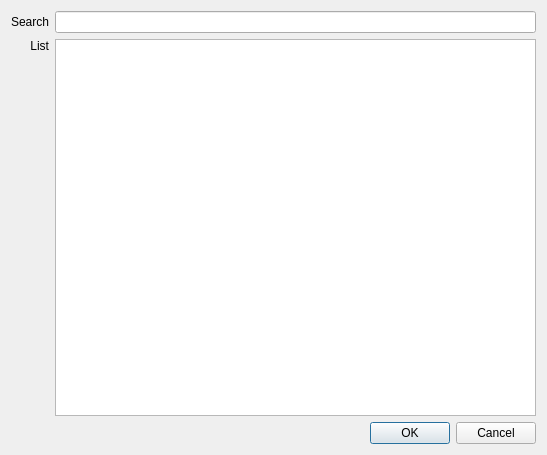
<?xml version="1.0" encoding="UTF-8"?>
<ui version="4.0">
 <class>ListDialogUi</class>
 <widget class="QDialog" name="ListDialogUi">
  <property name="geometry">
   <rect>
    <x>0</x>
    <y>0</y>
    <width>547</width>
    <height>455</height>
   </rect>
  </property>
  <property name="windowTitle">
   <string>List Dialog</string>
  </property>
  <layout class="QGridLayout" name="gridLayout">
   <item row="1" column="1">
    <widget class="QListWidget" name="ListWidget"/>
   </item>
   <item row="2" column="1">
    <widget class="QDialogButtonBox" name="ButtonBox">
     <property name="orientation">
      <enum>Qt::Horizontal</enum>
     </property>
     <property name="standardButtons">
      <set>QDialogButtonBox::Cancel|QDialogButtonBox::Ok</set>
     </property>
    </widget>
   </item>
   <item row="1" column="0">
    <widget class="QLabel" name="ListLabel">
     <property name="text">
      <string>List</string>
     </property>
     <property name="alignment">
      <set>Qt::AlignRight|Qt::AlignTop|Qt::AlignTrailing</set>
     </property>
    </widget>
   </item>
   <item row="0" column="1">
    <widget class="QLineEdit" name="SearchEdit"/>
   </item>
   <item row="0" column="0">
    <widget class="QLabel" name="SearchLabel">
     <property name="text">
      <string>Search</string>
     </property>
    </widget>
   </item>
  </layout>
 </widget>
 <resources/>
 <connections>
  <connection>
   <sender>ButtonBox</sender>
   <signal>accepted()</signal>
   <receiver>ListDialogUi</receiver>
   <slot>accept()</slot>
   <hints>
    <hint type="sourcelabel">
     <x>248</x>
     <y>254</y>
    </hint>
    <hint type="destinationlabel">
     <x>157</x>
     <y>274</y>
    </hint>
   </hints>
  </connection>
  <connection>
   <sender>ButtonBox</sender>
   <signal>rejected()</signal>
   <receiver>ListDialogUi</receiver>
   <slot>reject()</slot>
   <hints>
    <hint type="sourcelabel">
     <x>316</x>
     <y>260</y>
    </hint>
    <hint type="destinationlabel">
     <x>286</x>
     <y>274</y>
    </hint>
   </hints>
  </connection>
 </connections>
</ui>
